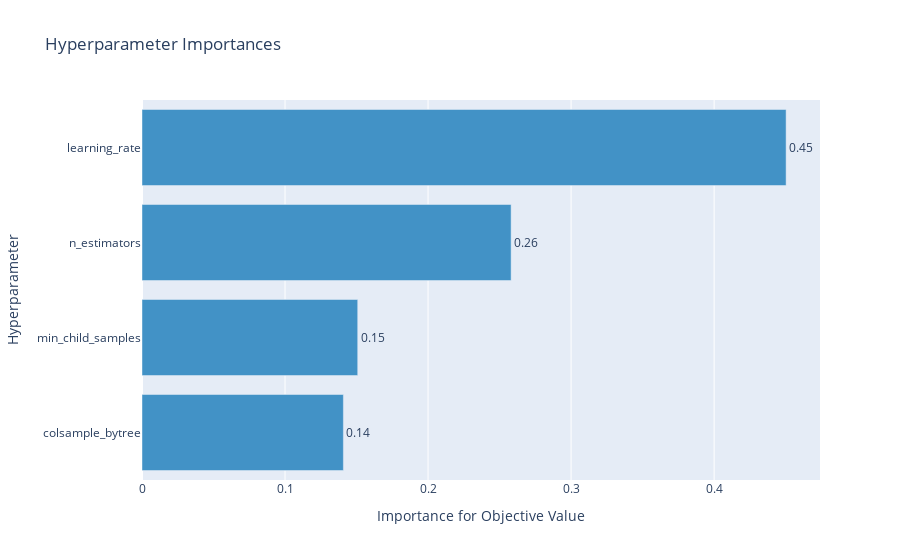

The notebook cell this image was saved under:
### Code cell
optuna.visualization.plot_param_importances(study)

### Figure 1 — Plotly figure (JSON) as saved in the notebook; plotly's stock layout.template omitted (floating-point values rounded to 4 significant figures)
{"data": [{"cliponaxis": false, "hovertemplate": ["colsample_bytree (FloatDistribution): 0.1407952044827791<extra></extra>", "min_child_samples (IntDistribution): 0.15082285271456206<extra></extra>", "n_estimators (IntDistribution): 0.2580610518380566<extra></extra>", "learning_rate (FloatDistribution): 0.45032089096460215<extra></extra>"], "marker": {"color": "rgb(66,146,198)"}, "orientation": "h", "text": ["0.14", "0.15", "0.26", "0.45"], "textposition": "outside", "type": "bar", "x": [0.1408, 0.1508, 0.2581, 0.4503], "y": ["colsample_bytree", "min_child_samples", "n_estimators", "learning_rate"]}], "layout": {"showlegend": false, "title": {"text": "Hyperparameter Importances"}, "xaxis": {"title": {"text": "Importance for Objective Value"}}, "yaxis": {"title": {"text": "Hyperparameter"}}}}
